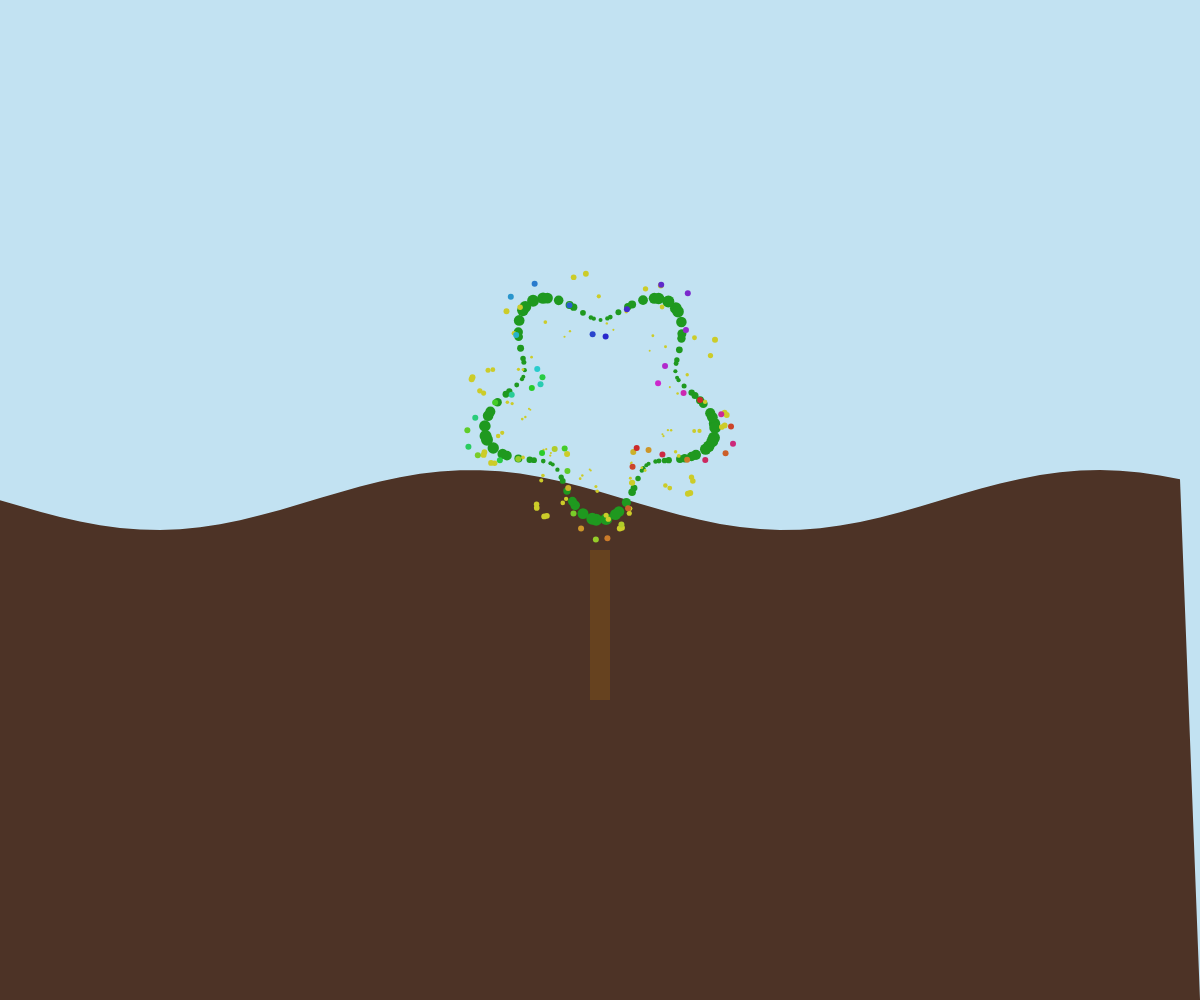
Frame 1 (no input)
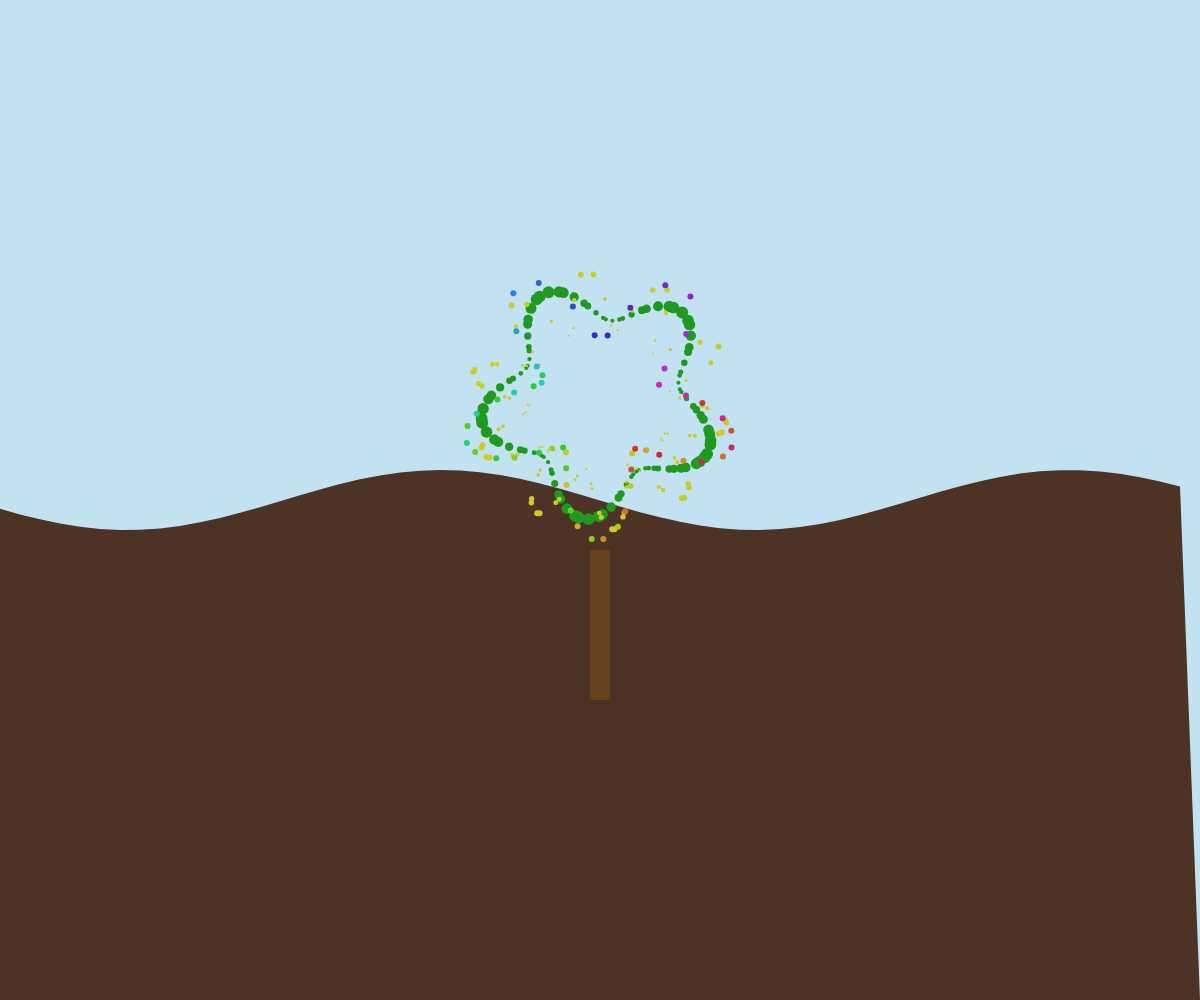
Frame 60 (no input)
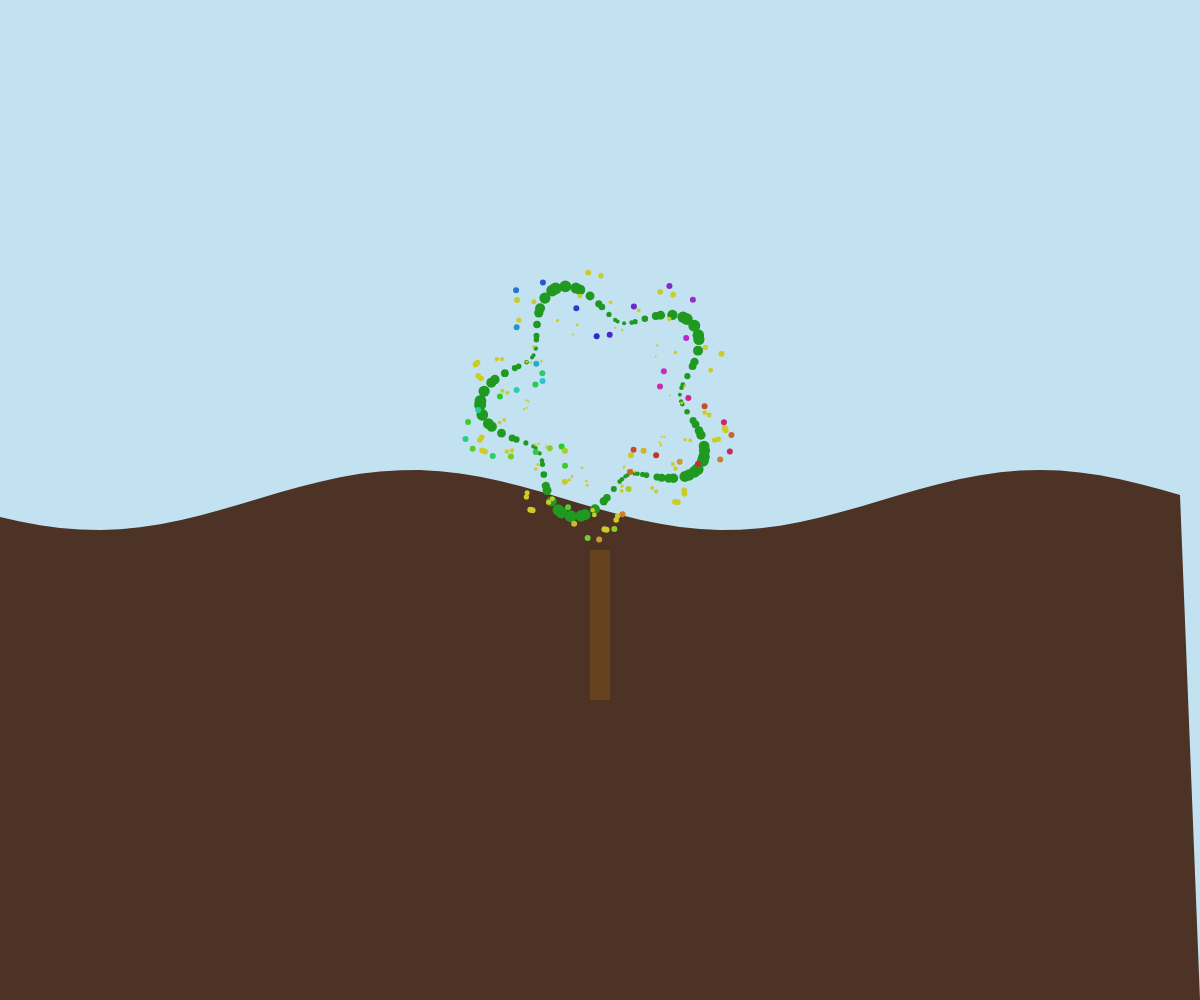
Frame 120 (the mouse pressed at the canvas centre since frame 60)

The p5.js sketch that drew these frames (run headless with seeded random() and noise() and a simulated clock; from frame 60 on, the mouse is pressed at the canvas centre):

// p5.js sketch
// ── sketch.js
let tree;
let snowflakes = [];
let time = 0;
let season = 0;

function setup() {
  createCanvas(windowWidth, windowHeight);
  colorMode(HSB, 360, 100, 100, 1);
  
  // Create the central tree structure
  tree = {
    trunk: { x: width/2, y: height/2 + 50, width: 20, height: 150 },
    canopy: { x: width/2, y: height/2 - 100, radius: 100 }
  };
  
  // Create initial snowflakes
  for (let i = 0; i < 300; i++) {
    snowflakes.push({
      x: random(width),
      y: random(height),
      size: random(1, 3),
      speed: random(0.5, 1.5),
      sway: random(TWO_PI)
    });
  }
}

function draw() {
  background(200, 20, 95);
  
  time += 0.005;
  season = (time * 0.02) % 1;
  
  // Draw rolling hill
  fill(20, 50, 30);
  noStroke();
  beginShape();
  for (let x = 0; x < width; x += 20) {
    let y = height/2 + sin(x * 0.01 + time) * 30;
    vertex(x, y);
  }
  vertex(width, height);
  vertex(0, height);
  endShape(CLOSE);
  
  // Draw tree trunk
  fill(30, 70, 40);
  rect(tree.trunk.x - tree.trunk.width/2, tree.trunk.y, tree.trunk.width, tree.trunk.height);
  
  // Draw seasonal leaves
  let leafColor = color(120, 80, 60); // Spring green
  if (season > 0.25) {
    leafColor = color(30, 80, 80); // Summer green
  }
  if (season > 0.5) {
    leafColor = color(10, 90, 60); // Fall red-orange
  }
  if (season > 0.75) {
    leafColor = color(20, 80, 30); // Winter brown
  }
  
  fill(leafColor);
  noStroke();
  
  let leafCount = 100;
  for (let i = 0; i < leafCount; i++) {
    let angle = time * 0.5 + i * 0.2;
    let radius = tree.canopy.radius + sin(time * 0.3 + i) * 20;
    let x = tree.canopy.x + cos(angle) * radius;
    let y = tree.canopy.y + sin(angle) * radius;
    
    // Draw leaves in different seasonal palettes
    if (season > 0.75) {
      fill(30, 80, 30); // Winter brown
    } else if (season > 0.5) {
      fill(10, 90, 60); // Fall red-orange
    } else if (season > 0.25) {
      fill(30, 80, 80); // Summer green
    } else {
      fill(120, 80, 60); // Spring green
    }
    
    ellipse(x, y, 8 + sin(time * 0.3 + i) * 4, 8 + sin(time * 0.3 + i) * 4);
  }
  
  // Snowfall effect during winter
  if (season > 0.75) {
    for (let flake of snowflakes) {
      flake.y += flake.speed;
      flake.sway += 0.02;
      flake.x += sin(flake.sway) * 0.3;
      
      if (flake.y > height) {
        flake.y = -10;
        flake.x = random(width);
      }
      
      fill(360, 0, 100);
      noStroke();
      ellipse(flake.x, flake.y, flake.size, flake.size);
    }
    
    // Draw snow on the ground
    fill(360, 0, 100);
    noStroke();
    beginShape();
    for (let x = 0; x < width; x += 20) {
      let y = height - 10 + sin(x * 0.05 + time) * 5;
      vertex(x, y);
    }
    vertex(width, height);
    vertex(0, height);
    endShape(CLOSE);
  }
  
  // Bloom effect in spring
  if (season < 0.25) {
    let budCount = 100;
    for (let i = 0; i < budCount; i++) {
      let angle = time * 0.2 + i * 0.1;
      let radius = tree.canopy.radius + sin(time * 0.3 + i) * 30;
      let x = tree.canopy.x + cos(angle) * radius;
      let y = tree.canopy.y + sin(angle) * radius;
      
      // Spring bud color
      fill(60, 80, 80);
      noStroke();
      ellipse(x, y, 4 + sin(time * 0.5 + i) * 2, 4 + sin(time * 0.5 + i) * 2);
    }
  }
  
  // Flower buds
  if (season < 0.25) {
    let flowerCount = 50;
    for (let i = 0; i < flowerCount; i++) {
      let angle = time * 0.1 + i * 0.2;
      let radius = tree.canopy.radius + sin(time * 0.2 + i) * 40;
      let x = tree.canopy.x + cos(angle) * radius;
      let y = tree.canopy.y + sin(angle) * radius;
      
      // Colorful flowers
      let hue = (time * 20 + i * 10) % 360;
      fill(hue, 80, 80);
      noStroke();
      ellipse(x, y, 6, 6);
    }
  }
}

function windowResized() {
  resizeCanvas(windowWidth, windowHeight);
}
